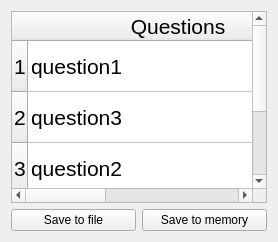
          <widget class="QWidget" name="tab_inspector">
           <attribute name="title">
            <string>Inspector</string>
           </attribute>
           <layout class="QVBoxLayout" name="verticalLayout">
            <item>
             <widget class="QTableWidget" name="tableWidget">
              <property name="sizePolicy">
               <sizepolicy hsizetype="Expanding" vsizetype="Expanding">
                <horstretch>0</horstretch>
                <verstretch>0</verstretch>
               </sizepolicy>
              </property>
              <property name="font">
               <font>
                <pointsize>16</pointsize>
               </font>
              </property>
              <property name="acceptDrops">
               <bool>false</bool>
              </property>
              <property name="toolTip">
               <string/>
              </property>
              <property name="statusTip">
               <string>Your pairs nicely in custom CSV. The separator is &quot;;&quot;. You can edit them, but be careful!</string>
              </property>
              <property name="frameShape">
               <enum>QFrame::Shape::StyledPanel</enum>
              </property>
              <property name="frameShadow">
               <enum>QFrame::Shadow::Sunken</enum>
              </property>
              <property name="editTriggers">
               <set>QAbstractItemView::EditTrigger::AnyKeyPressed|QAbstractItemView::EditTrigger::CurrentChanged|QAbstractItemView::EditTrigger::DoubleClicked|QAbstractItemView::EditTrigger::EditKeyPressed</set>
              </property>
              <property name="dragEnabled">
               <bool>true</bool>
              </property>
              <property name="dragDropOverwriteMode">
               <bool>false</bool>
              </property>
              <property name="dragDropMode">
               <enum>QAbstractItemView::DragDropMode::DragDrop</enum>
              </property>
              <property name="defaultDropAction">
               <enum>Qt::DropAction::MoveAction</enum>
              </property>
              <property name="alternatingRowColors">
               <bool>false</bool>
              </property>
              <property name="selectionMode">
               <enum>QAbstractItemView::SelectionMode::ExtendedSelection</enum>
              </property>
              <property name="verticalScrollMode">
               <enum>QAbstractItemView::ScrollMode::ScrollPerPixel</enum>
              </property>
              <property name="horizontalScrollMode">
               <enum>QAbstractItemView::ScrollMode::ScrollPerPixel</enum>
              </property>
              <property name="sortingEnabled">
               <bool>false</bool>
              </property>
              <attribute name="horizontalHeaderCascadingSectionResizes">
               <bool>true</bool>
              </attribute>
              <attribute name="horizontalHeaderMinimumSectionSize">
               <number>64</number>
              </attribute>
              <attribute name="horizontalHeaderDefaultSectionSize">
               <number>300</number>
              </attribute>
              <attribute name="horizontalHeaderShowSortIndicator" stdset="0">
               <bool>false</bool>
              </attribute>
              <attribute name="horizontalHeaderStretchLastSection">
               <bool>true</bool>
              </attribute>
              <attribute name="verticalHeaderDefaultSectionSize">
               <number>51</number>
              </attribute>
              <row>
               <property name="text">
                <string>1</string>
               </property>
              </row>
              <row>
               <property name="text">
                <string>2</string>
               </property>
              </row>
              <row>
               <property name="text">
                <string>3</string>
               </property>
              </row>
              <row>
               <property name="text">
                <string>4</string>
               </property>
              </row>
              <row>
               <property name="text">
                <string>5</string>
               </property>
              </row>
              <column>
               <property name="text">
                <string>Questions</string>
               </property>
              </column>
              <column>
               <property name="text">
                <string>Answers</string>
               </property>
              </column>
              <item row="0" column="0">
               <property name="text">
                <string>question1</string>
               </property>
              </item>
              <item row="0" column="1">
               <property name="text">
                <string>answer1a;answer1b</string>
               </property>
              </item>
              <item row="1" column="0">
               <property name="text">
                <string>question3</string>
               </property>
              </item>
              <item row="1" column="1">
               <property name="text">
                <string>answer3a;answer3b;answer3c</string>
               </property>
              </item>
              <item row="2" column="0">
               <property name="text">
                <string>question2</string>
               </property>
              </item>
              <item row="2" column="1">
               <property name="text">
                <string>answer2a</string>
               </property>
              </item>
              <item row="3" column="0">
               <property name="text">
                <string>question1</string>
               </property>
              </item>
              <item row="3" column="1">
               <property name="text">
                <string>answer1a;answer1b</string>
               </property>
              </item>
              <item row="4" column="0">
               <property name="text">
                <string>question2</string>
               </property>
              </item>
              <item row="4" column="1">
               <property name="text">
                <string>answer2a</string>
               </property>
              </item>
             </widget>
            </item>
            <item>
             <layout class="QHBoxLayout" name="horizontalLayout_inspector_buttons">
              <item>
               <widget class="QPushButton" name="button_save_file">
                <property name="toolTip">
                 <string>Save to a CSV file</string>
                </property>
                <property name="statusTip">
                 <string>Save to a CSV file</string>
                </property>
                <property name="text">
                 <string>Save to file</string>
                </property>
               </widget>
              </item>
              <item>
               <widget class="QPushButton" name="button_save_memory">
                <property name="toolTip">
                 <string>Saves changes to the program memory</string>
                </property>
                <property name="statusTip">
                 <string>Saves changes to the program memory</string>
                </property>
                <property name="text">
                 <string>Save to memory</string>
                </property>
               </widget>
              </item>
             </layout>
            </item>
           </layout>
          </widget>
